Frame 1 (no input): blank canvas, image omitted
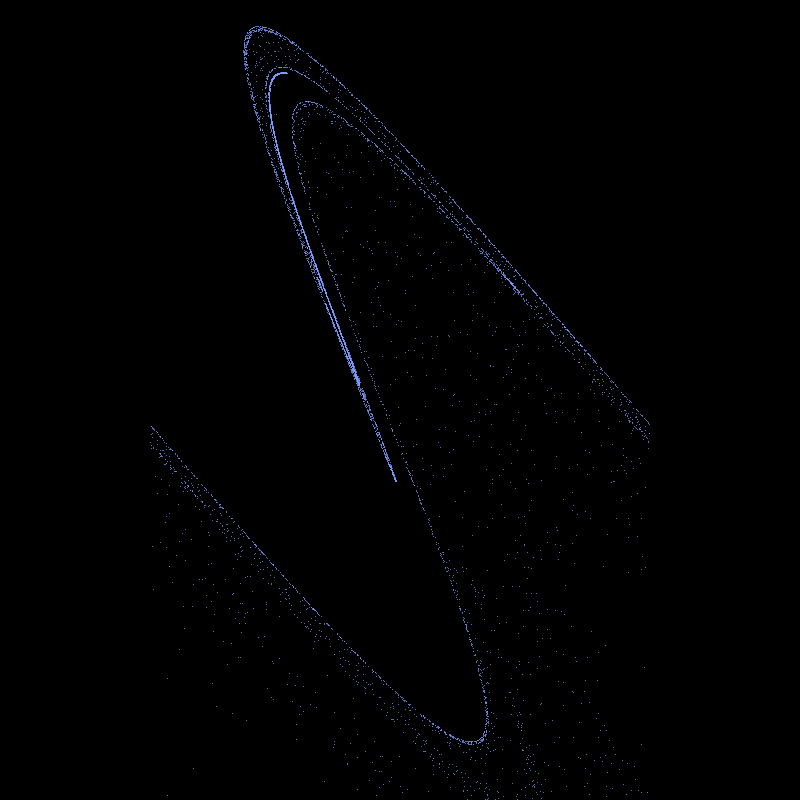
Frame 60 (the mouse pressed at the canvas centre just before this capture)
Frame 120 (the mouse held since frame 60 and released just before this capture): identical to frame 60, image omitted

The Processing sketch that drew this single still picture (run headless with seeded random() and noise(); from frame 60 on, the mouse is pressed at the canvas centre):

// Processing sketch: zaslavskii
// ── zaslavskii.pde
// Resource
// https://en.wikipedia.org/wiki/Zaslavskii_map

// Constants
float v = 0.2, e = 5, r = 2;
float mu = (1 - (float) Math.exp(-r)) / r;

// Initial value
float x = 1, y = 0.1;

// Animation control
int num_particles = 1000;

ArrayList<Particle> particles;

class Particle {
  float x, y;
  
  Particle(float x, float y) {
    this.x = x;
    this.y = y;
  }
  
  void update() {
    float cos_2pi_x = (float) Math.cos(2*PI*x);
    float _x = (x + v * (1 + mu*y) + e * v * mu * cos_2pi_x) % 0.999995;
    float _y = (float) Math.exp(-r) * (y + e * cos_2pi_x);
    this.x = _x;
    this.y = _y;
    point(_x * 500, _y * 500);
  }
}


void setup() {
  size(800, 800);
  background(0);
  stroke(124, 155, 255);
  
  particles = new ArrayList<Particle>();
  for (int i = 0; i < num_particles; i++) {
    particles.add(new Particle(random(50), random(50)));
  }
}

void draw() {

  translate(width/2-250, height/2);

  for (int i = 0; i < num_particles; i++) {
    Particle particle = particles.get(i);
    particle.update();
  }
}
